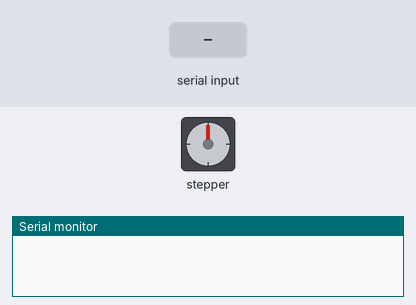
A sketch run on a simulated Arduino Uno, built with avr-gcc and run on an emulated ATmega328P. Shown: stepper motor, the last lines printed to the serial monitor. Inputs (shaded band) come from the test bench. Stepper angles assume 2048 steps per turn.

Above: at 1.2 s.
1.3 s: "90,45\n" received over Serial
At 3.7 s:
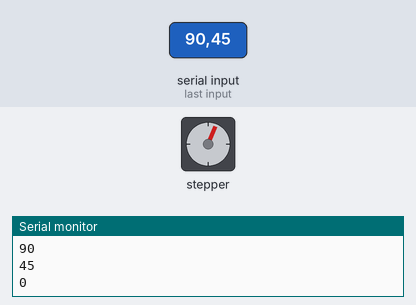
4.3 s: "30,150\n" received over Serial
At 6.3 s:
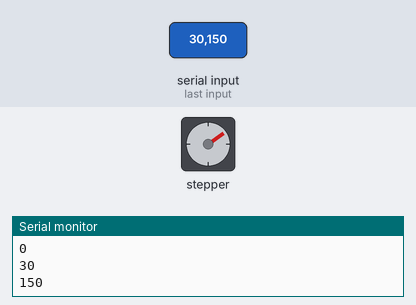
7.3 s: "200\n" received over Serial
At 9.5 s:
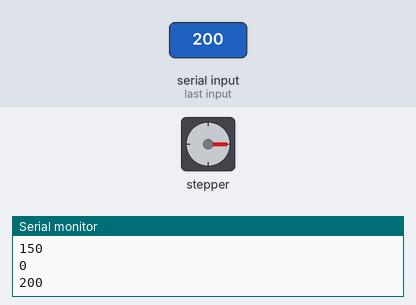
10.3 s: "90\n" received over Serial
At 11.5 s:
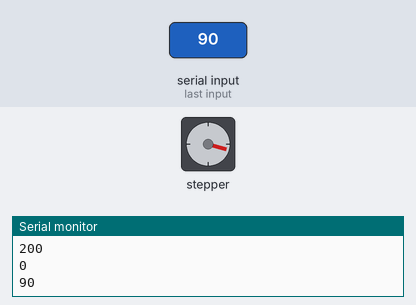
13.3 s: "90,45\n" received over Serial
At 15.4 s:
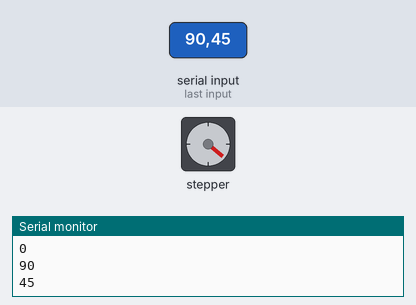
16.3 s: "30,150\n" received over Serial
At 18.3 s:
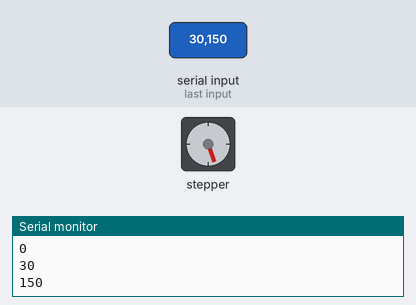
Timing chart, 0 to 19.8 s (numbered marks = the images above; inputs shaded):
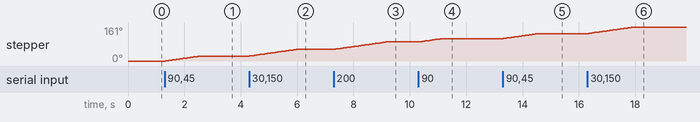

The sketch:

stepper_arduino.ino
```cpp
// Code for Arduino control of 28-BYJ48 stepper motor

#include <Stepper.h>

// Number of steps per revolution for 28-BYJ48 stepper motor
#define STEPS 32

// create an instance of the stepper class using the steps and pins
Stepper stepper(STEPS, 8, 10, 9, 11);

int val = 0;

void setup() {
  Serial.begin(9600);
  stepper.setSpeed(200);
}

void loop() {
  if (Serial.available()>0)
  {
    val = Serial.parseInt();
    stepper.step(val);
    Serial.println(val); //for debugging
  }
 
}
```

Measured:
- after the input at 1.3 s, stepper: turns 23° clockwise in 1.2 s, starting at once
- after the input at 4.3 s, stepper: turns 32° clockwise in 1.7 s, starting at once
- after the input at 7.3 s, stepper: turns 35° clockwise in 1.8 s, starting at once
- after the input at 10.3 s, stepper: turns 16° clockwise in 0.81 s, starting at once
- after the input at 13.3 s, stepper: turns 24° clockwise in 1.2 s, starting at once
- after the input at 16.3 s, stepper: turns 31° clockwise in 1.6 s, starting at once
